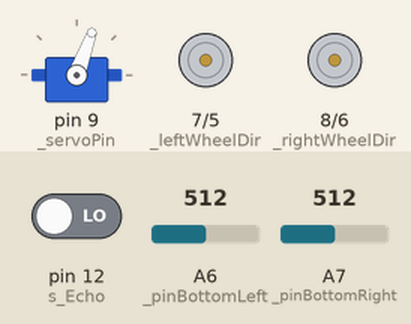
Bench run of a sketch on a simulated Arduino Nano, built with avr-gcc and run on an emulated ATmega328P. Parts: servo, direction and speed pins drawn as motors (green arrow = direction pin HIGH = forward, orange = LOW = backward, longer = more drive). The inputs (shaded band) are chosen by the test bench; at power-on: A6 (_pinBottomLeft) = 512, A7 (_pinBottomRight) = 512, pin 12 (s_Echo) LOW.

Above: at 1.2 s.
1.3 s: A6 (_pinBottomLeft) set to 490
At 3.7 s:
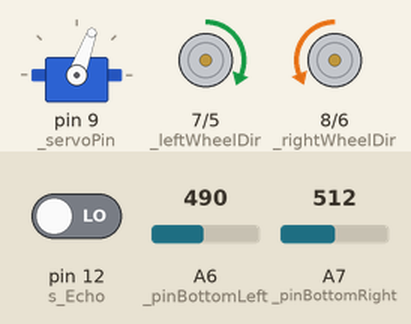
8.6 s: A7 (_pinBottomRight) set to 306
15.4 s: A7 (_pinBottomRight) set to 510
22.7 s: A7 (_pinBottomRight) set to 490
Timing chart, 0 to 31.0 s (numbered marks = the images above; inputs shaded):
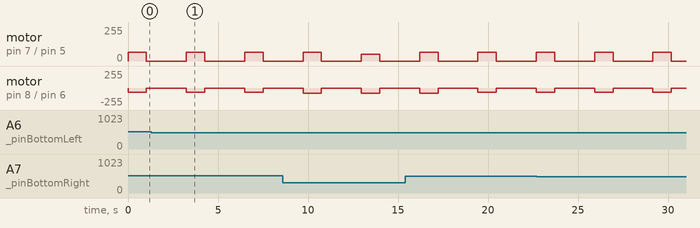

Measured:
- by itself, motor on pin 8 (_rightWheelDir) / pin 6 (_rightWheelPwm): alternates backward 65/255 for 1.0 s and stopped for 2.2 s

The sketch:

SonarLineTrace.ino
```cpp
#include <Arduino.h>
#include "Drive.h"
#include "Define.h"
Drive _drive;

#include "SonarControl.h"
SonarControl _sonarCon;


void setup() {
  // put your setup code here, to run once:

  _drive.Init();
  _drive.InitSensor();
  _sonarCon.Init();

  Serial.begin(9600);

}

void loop() {
  // put your main code here, to run repeatedly:

  _drive.Sensing();
  int angle = _drive.LineTrace();
 // _sonarCon.ServoWrite(angle);

  if(_sonarCon.SonarRead() < 7){
   _drive.Stop();
   delay(600);
  }
}
```

Define.h
```cpp
#ifndef __DEFINE_H__
#define __DEFINE_H__
#include <Arduino.h>


#define SERVO_LEFT_ANGLE 20
#define SERVO_MIDDLE_ANGLE 70
#define SERVO_RIGHT_ANGLE 120

#define MAX_PWM 255
#define HIGH_PWM 120
#define LOW_PWM  60
#define MIN_PWM 0

#define NORMAL_DRIVE_SPEED 65

#define LINEDETECT_THRESHOLD_MIN 700
#define BLANKDETECT_THERSHOLD_MAX 500

#define TURN_INITIAL_WHEEL_SPEED 90
#define TURN_INSIDE_WHEEL_SPEED  40
#define TURN_OUTSIDE_WHEEL_SPEED 90


static const uint8_t s_RightWheelPWM = 6;
static const uint8_t s_LeftWheelPWM = 5;
static const uint8_t s_RightWheelDir = 8;
static const uint8_t s_LeftWheelDir = 7;
static const uint8_t s_SensorBottomRight = A7;
static const uint8_t s_SensorBottomLeft = A6;
static const uint8_t s_Servo = 9;
static const uint8_t s_Trig  = 13;
static const uint8_t s_Echo  = 12;


#endif//__DEFINE_H__
```

Drive.cpp
```cpp
#include "Drive.h"
#include <Arduino.h>
#include "Define.h"


void Drive::Init()
{
    pinMode(_rightWheelDir, OUTPUT);
    pinMode(_leftWheelDir, OUTPUT);
    pinMode(_rightWheelPwm, OUTPUT);
    pinMode(_leftWheelPwm, OUTPUT);
    pinMode(_pinBottomRight, INPUT);
    pinMode(_pinBottomLeft, INPUT);

}
void Drive::InitSensor()
{
    Stop();
    _centerValue = GetRight() - GetLeft();
}

void Drive::Sensing()
{
    _rightValue = GetRight();
    _leftValue = GetLeft();
}


void Drive::Stop()
{
    analogWrite(_leftWheelPwm, 0);
    analogWrite(_rightWheelPwm, 0);
}


int Drive::LineTrace()
{
    int16_t turnSpeed = ((_rightValue-_leftValue) - _centerValue)/12;
    int16_t leftSpeed = Speed + turnSpeed;
    int16_t rightSpeed = Speed - turnSpeed;

    digitalWrite( _leftWheelDir, (leftSpeed > 0)?1:0);
    digitalWrite( _rightWheelDir, (rightSpeed > 0)?0:1);
    analogWrite( _leftWheelPwm, round(abs(leftSpeed)));
    analogWrite( _rightWheelPwm, round(abs(rightSpeed)));

    int servoAngle = SERVO_MIDDLE_ANGLE - turnSpeed;
    if(servoAngle>SERVO_RIGHT_ANGLE) servoAngle = SERVO_RIGHT_ANGLE;
    else if(servoAngle<SERVO_LEFT_ANGLE) servoAngle = SERVO_LEFT_ANGLE;

    if(_sonarCon.SonarRead() < 7){
      Stop();
      delay(600);
    }
    return servoAngle;

}


int16_t Drive::GetLeft()
{
    return analogRead(_pinBottomLeft);
}

int16_t Drive::GetRight()
{
    return analogRead(_pinBottomRight);
}
```

Drive.h
```cpp
#ifndef __DRIVE_H__
#define __DRIVE_H__
#include <Arduino.h>

#include "Define.h"
#include "SonarControl.h"


class Drive
{
private:
    uint8_t _rightWheelPwm;
    uint8_t _rightWheelDir;
    uint8_t _leftWheelPwm;
    uint8_t _leftWheelDir;
    uint8_t _pinBottomRight;
    uint8_t _pinBottomLeft;

    int16_t  _rightValue;
    int16_t  _leftValue;
    int16_t  _centerValue;


public:

   Drive(){
     _rightWheelPwm = s_RightWheelPWM;
     _rightWheelDir = s_RightWheelDir;
     _leftWheelPwm = s_LeftWheelPWM;
     _leftWheelDir = s_LeftWheelDir;
     _pinBottomRight = s_SensorBottomRight;
     _pinBottomLeft = s_SensorBottomLeft;
   }


   int Speed = NORMAL_DRIVE_SPEED;

   SonarControl _sonarCon;

   void Init();
   void InitSensor();
   void Sensing();

   void Stop();
   int LineTrace();

   int16_t GetLeft();
   int16_t GetRight();

};

#endif//__DRIVE_H__
```

SonarControl.cpp
```cpp
#include "SonarControl.h"


void SonarControl::Init(){
  pinMode(_trigPin,OUTPUT);
  pinMode(_echoPin,INPUT);
  _servo.attach(_servoPin);
  _servo.write(SERVO_MIDDLE_ANGLE);
}

float SonarControl::SonarRead(){

  float duration, distance;

  // 초음파를 보낸다. 다 보내면 echo가 HIGH 상태로 대기하게 된다.
  digitalWrite(_trigPin, HIGH);
  delay(10);
  digitalWrite(_trigPin, LOW);

  // echoPin 이 HIGH를 유지한 시간을 저장 한다.
  duration = pulseIn(_echoPin, HIGH);
  // HIGH 였을 때 시간(초음파가 보냈다가 다시 들어온 시간)을 가지고 거리를 계산 한다.
  distance = ((float)(340 * duration) / 10000) / 2;

  //Serial.print(distance);
  //Serial.println("cm");
  // 수정한 값을 출력
  delay(10);
  return distance;

}
void SonarControl::ServoWrite(int n){
  _servo.write(n);
}
```

SonarControl.h
```cpp
#ifndef __SONARCONTROL_H__
#define __SONARCONTROL_H__
#include <Arduino.h>
#include <Servo.h>

#include "Define.h"

class SonarControl
{
private:
    uint8_t _trigPin;
    uint8_t _echoPin;
    uint8_t _servoPin;
public:
    SonarControl(){
      _trigPin = s_Trig;
      _echoPin = s_Echo;
      _servoPin = s_Servo;
    }
    Servo _servo;
    void Init();
    float SonarRead();
    void ServoWrite(int n);


};

#endif//__SORNARCONTROL_H__
```
